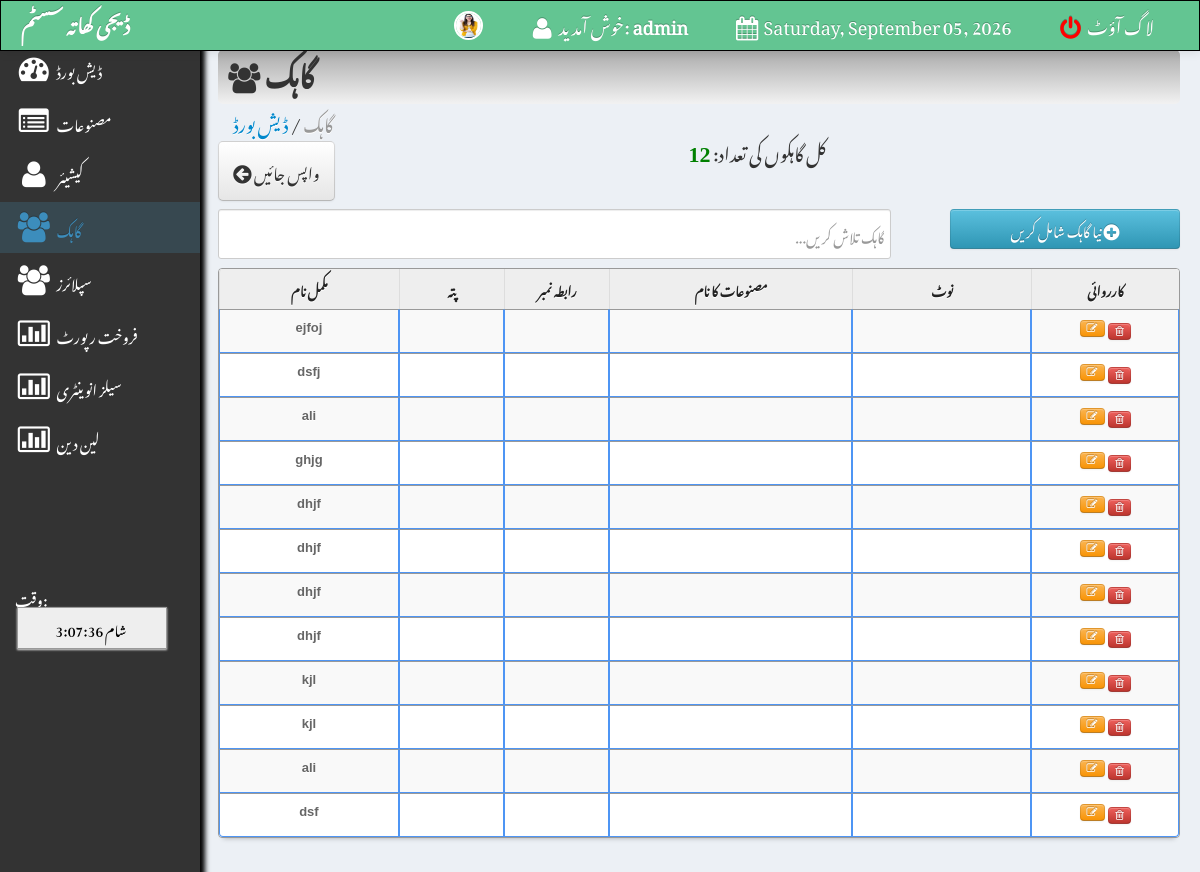
Screenshot of /admin/customer.php (signed in) with the database file from the repository.
### tables this page shows
CREATE TABLE `user` (
  `id` int(11) NOT NULL,
  `username` varchar(100) NOT NULL,
  `password` varchar(100) NOT NULL,
  `name` varchar(100) NOT NULL,
  `position` varchar(100) NOT NULL,
  `profile_image` varchar(255) DEFAULT NULL
);

CREATE TABLE `customer` (
  `customer_id` int(11) NOT NULL,
  `customer_name` varchar(100) NOT NULL,
  `address` varchar(100) DEFAULT NULL,
  `contact` varchar(100) DEFAULT NULL,
  `membership_number` varchar(100) DEFAULT NULL,
  `prod_name` varchar(550) DEFAULT NULL,
  `expected_date` varchar(500) DEFAULT NULL,
  `note` varchar(500) DEFAULT NULL
);

### admin/customer.php (the view, shortened to what this page needs)
<html>
<head>
 <link href="css/bootstrap.css" rel="stylesheet">
    <link rel="stylesheet" type="text/css" href="css/DT_bootstrap.css">
	<link href="css/css2.css" media="screen" rel="stylesheet" type="text/css" />
    <link href="css/bootstrap-responsive.css" rel="stylesheet">
<link href="../style.css" media="screen" rel="stylesheet" type="text/css" />
<link href="src/facebox.css" media="screen" rel="stylesheet" type="text/css" />
<link rel="stylesheet" href="css/font-awesome.min.css">
</head>
<body>
<?php include('navfixed.php');?>
<div class="container-fluid">
      <div class="row-fluid">
     <?php include('includes/sidebar.php');?>
<div class="span10">
	<div class="contentheader">
			<i class="icon-group"></i> گاہک
			</div>
			<ul class="breadcrumb">
	<li><a href="index.php">ڈیش بورڈ</a></li> /
	<li class="active">گاہک</li>
</ul>
<div style="margin-top: -19px; margin-bottom: 21px;">
<a  href="index.php"><button class="btn btn-default btn-large" style="float: left; font-family: 'Noto Nastaliq Urdu' !important;">
<i class="icon icon-circle-arrow-left icon-large"></i> واپس جائیں</button></a>
<?php
			include('../connect.php');
				$result = $db->prepare("SELECT * FROM customer ORDER BY customer_id DESC");
				$result->execute();
				$rowcount = $result->rowcount();
			?>
			<div style="text-align:center;">
		کل گاہکوں کی تعداد: <font color="green" style="font:bold 22px 'Aleo';"><?php echo $rowcount;?></font>
	</div>
</div>
<br>
<input type="text" name="filter" style="height:50px;  font-family: 'Noto Nastaliq Urdu' !important; direction: rtl;" id="filter" placeholder="گاہک تلاش کریں..." autocomplete="off" />
<a rel="facebox" href="addcustomer.php"><Button type="submit" class="btn btn-info" style="float:right; width:230px; height:40px;  font-family: 'Noto Nastaliq Urdu' !important;direction: rtl;" /><i class="icon-plus-sign icon-large"></i> نیا گاہک شامل کریں</button></a><br><br>
<table class="table table-bordered table-striped table-hover" id="resultTable" data-responsive="table" style="text-align: left;">
	<thead>
		<tr>
		<th width="17%"> مکمل نام </th>
			<th width="10%"> پتہ </th>
			<th width="10%"> رابطہ نمبر</th>
			<th width="23%"> مصنوعات کا نام</th>
			<th width="17%"> نوٹ </th>
			<th width="14%"> کارروائی </th>
		</tr>
	</thead>
	<tbody>
			<?php
				include('../connect.php');
				$result = $db->prepare("SELECT * FROM customer ORDER BY customer_id DESC");
				$result->execute();
				for($i=0; $row = $result->fetch(); $i++){
			?>
			<tr class="record">
			<td><?php echo $row['customer_name']; ?></td>
			<td><?php echo $row['address']; ?></td>
			<td><?php echo $row['contact']; ?></td>
			<td><?php echo $row['prod_name']; ?></td>
			<td><?php echo $row['note']; ?></td>
			<td><a class='facebox' title="صارف کو ترمیم کرنے کے لیے کلک کریں" rel="facebox" href="editcustomer.php?id=<?php echo $row['customer_id']; ?>" style="font-family: 'Noto Nastaliq Urdu' !important;"><button style="margin-bottom: 5px; font-family: 'Noto Nastaliq Urdu' !important;" class="btn btn-warning btn-mini" ><i class="icon-edit"></i></button></a>
			<button class="btn btn-danger delbutton btn-mini" id="<?php echo $row['customer_id']; ?>" style="" title="Click to Delete the customer">
	    		<i class="icon-trash "></i>
		</button>
           </td>
			</tr>
			<?php
				}
			?>
	</tbody>
</table>
</div>
</div>
</div>
</body>
<?php include('footer.php');?>
</html>

### admin/navfixed.php (shortened to what this page needs)
<?php
include('../connect.php');
?>
<div class="navbar navbar-inverse navbar-fixed-top">
  <div class="navbar-inner">
    <div class="container-fluid" style="background-color: #63C592FF;">
      <a class="brand" href="index.php"><b>ڈیجی کھاتہ سسٹم</b></a>
      <div class="nav-collapse collapse">
        <ul class="nav pull-right" style="display: flex; align-items: center; gap: 15px;">
          <li>
              <a href="editprofile.php" rel="facebox">
                <?php
                  $user_id = $_SESSION['SESS_MEMBER_ID'];
                  $result = $db->prepare("SELECT profile_image FROM user WHERE id = :id");
                  $result->execute([':id' => $user_id]);
                  $user = $result->fetch();
                  $img = !empty($user['profile_image']) ? $user['profile_image'] : 'images/default.png';
                ?>
                <img src="<?php echo $img; ?>" style="width:25px; height:25px; border-radius:50%; border:2px solid white;">
              </a>
            </li>
          <li><a><i class="icon-user icon-large"></i> خوش آمدید:
            <strong><?php echo $_SESSION['SESS_LAST_NAME'];?></strong></a></li>
          <li><a><i class="icon-calendar icon-large"></i>
            <?php
              $Today = date('Y-m-d');
              $new = date('l, F d, Y', strtotime($Today));
              echo $new;
            ?>
          </a></li>
          <li><a href="../index.php"><font color="red"><i class="icon-off icon-large"></i></font> لاگ آؤٹ</a></li>
        </ul>
      </div>
    </div>
  </div>
</div>

### style.css (style rules this page uses)
td a { color: darkblue; }
input { border: 1px solid #999; background: #EEEEEE; padding: 10px; box-shadow: 0 1px 2px #ddd; -moz-box-shadow: 0 1px 2px #ddd; -webkit-box-shadow: 0 1px 2px #ddd; }
#filter { width: 70%; float: left; }
#resultTable { border-collapse: separate; background-color: #FFFFFF; border-spacing: 0; max-width: 100%; }
#resultTable { color: #666666; text-shadow: 0 1px 0 #FFFFFF; width: 100%; border: 1px solid #999999; box-shadow: 0 5px 5px -5px rgba(0, 0, 0, 0.3); margin-top: 13px; }
#resultTable thead tr th { background: none repeat scroll 0 0 #EEEEEE; color: #222222; padding: 10px 14px; text-align: center; border-top: 0 none; font-size: 13px; }
#resultTable tbody tr td { font: bold 13px 'Arial'; text-align: center; padding: 10px 14px; border-top: 1px solid #999999; }
#resultTable td { padding: 7px; border: #4e95f4 1px solid; }
#resultTable tr { background: #fff; }

### admin/customer.php (style rules this page uses)
body { font-family: 'Noto Nastaliq Urdu' !important; }
body { padding-top: 60px; padding-bottom: 40px; }

### rows the page displays
user: profile_image (picture)
customer: customer_name "ejfoj"
customer: customer_name "dsfj"
customer: customer_name "ali"
customer: customer_name "ghjg"
customer: customer_name "dhjf"
customer: customer_name "dhjf"
customer: customer_name "dhjf"
customer: customer_name "dhjf"
customer: customer_name "kjl"
customer: customer_name "kjl"
customer: customer_name "ali"
customer: customer_name "dsf"

### other values shown
$_SESSION['SESS_LAST_NAME'] "admin"
$rowcount "12"
